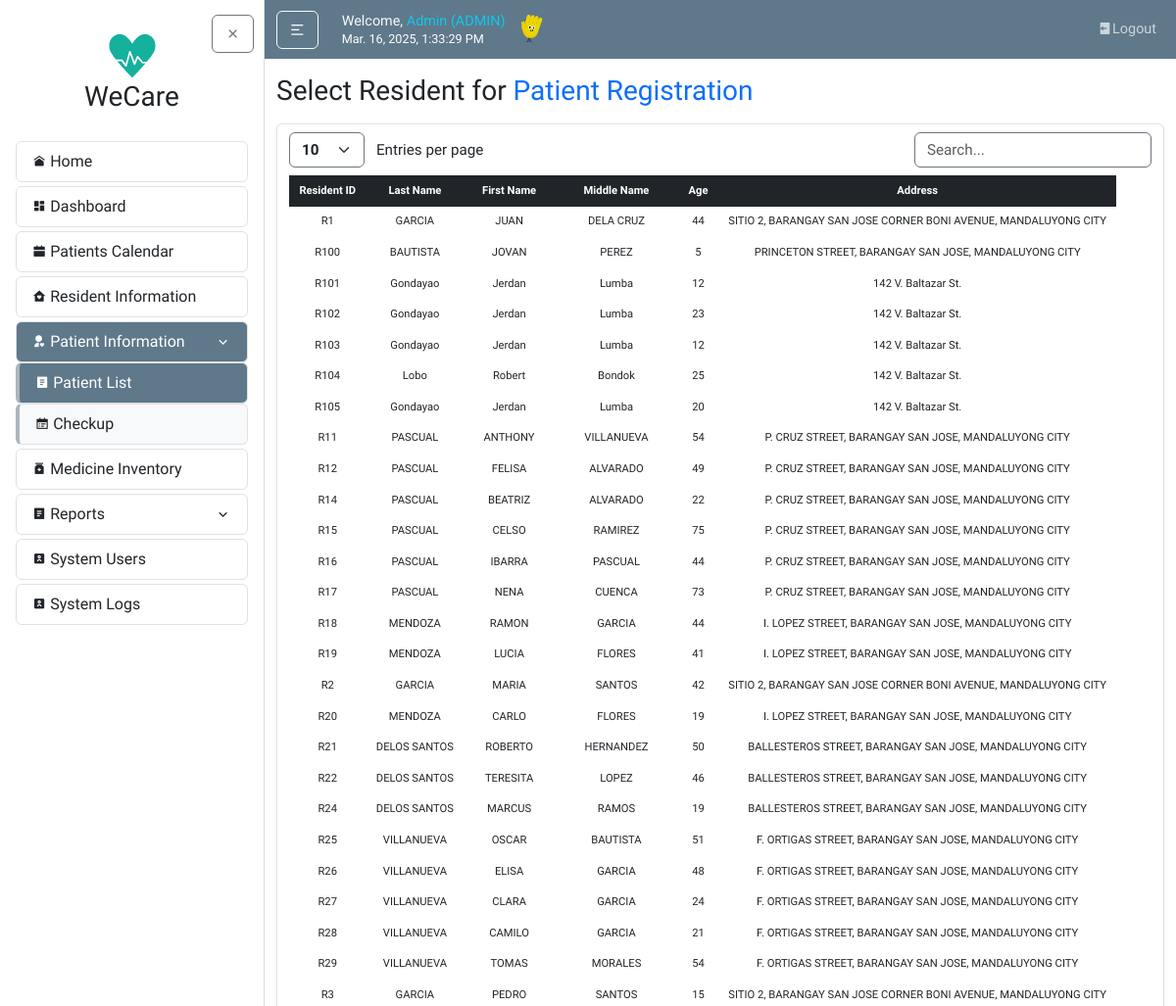
Page /patients/select/ (signed in, upper part) on the earlier database version.
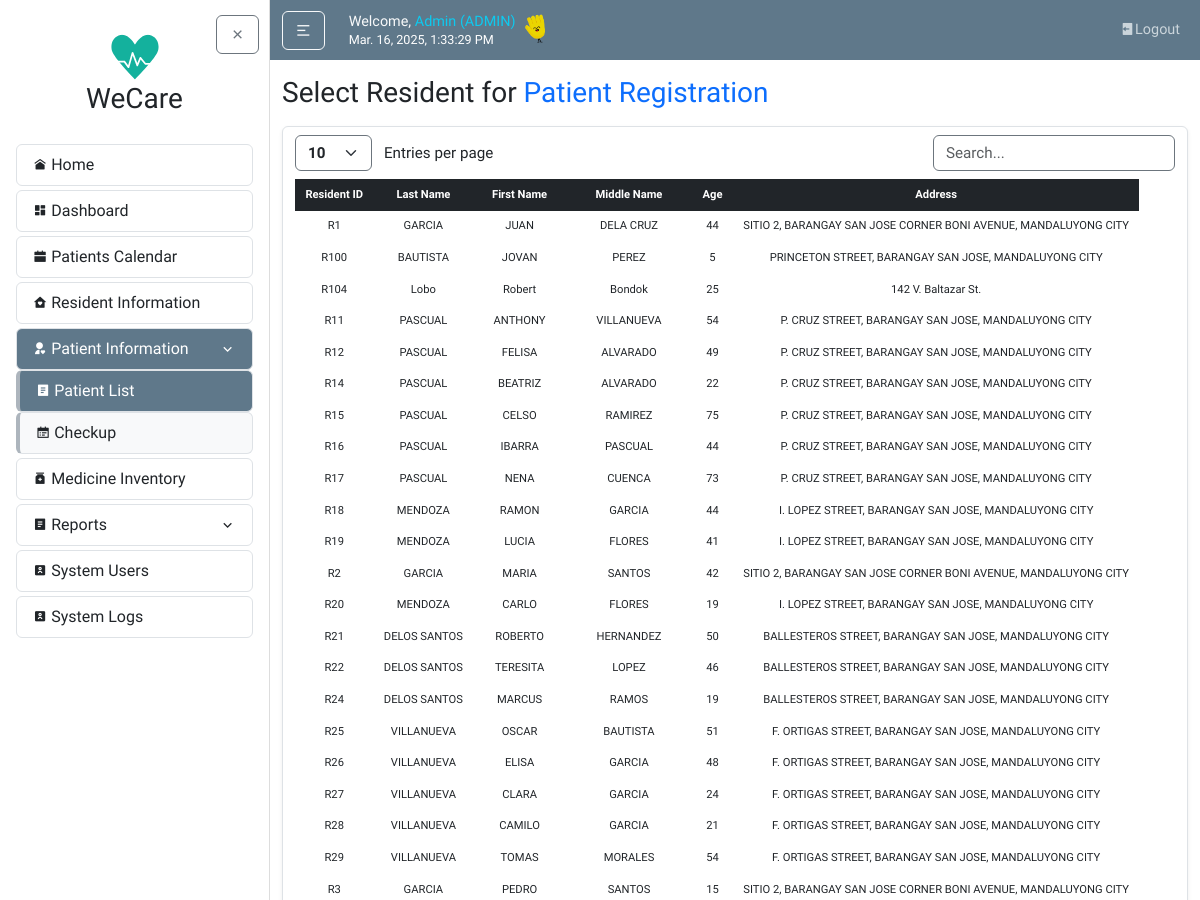
Same page on the later database version.
### residentInfo/models.py (models this page shows, shortened)
class Resident(models.Model):
    id = models.CharField(max_length=10, primary_key=True, editable=False)
    family = models.ForeignKey(Family, on_delete=models.CASCADE, related_name='residents', null=True)
    last_name = models.CharField(max_length=100, default="--")
    first_name = models.CharField(max_length=100, default="--")
    middle_name = models.CharField(max_length=100, blank=True, null=True, default="--")
    relationship_to_head = models.CharField(max_length=50, default="--")
    birthdate = models.DateField(default=datetime.date(2000, 1, 1))
    age = models.PositiveIntegerField(default=0)
    civil_status = models.CharField(max_length=50, default="--")
    gender = models.CharField(max_length=20, choices=GENDER_CHOICES, default="Male")
    category = models.CharField(max_length=20, choices=CATEGORY_CHOICES, default='N/A')
    present_address = models.CharField(max_length=255, default="--")
    contact_number = models.CharField(max_length=20, default="--")
    date_updated = models.DateTimeField(auto_now=True)

### users/decorators.py (the view)
        def wrapper(request, *args, **kwargs):
            try:
                profile = request.user.userprofile
                if profile.userrole == 'ADMIN' or profile.userrole in allowed_roles:
                    return view_func(request, *args, **kwargs)
                else:
                    messages.warning(
                        request,
                        f"You don't have permission to access the {module_name} module."
                    )
                    return redirect('home')
            except UserProfile.DoesNotExist:
                messages.warning(
                    request,
                    f"Complete your profile to access the {module_name} module."
                )
                return redirect('home')

### patientInfo/views.py (called while the page is built)
@login_required
@role_required(['BHW'], 'Select patient on the Patient Information')
def patient_select(request):
    available_residents = Resident.objects.filter(patient__isnull=True).order_by('id')
    return render(request, 'patientInfo/patient_select.html', {'available_residents': available_residents})

### patientInfo/templates/patientInfo/patient_select.html (shortened to what this page needs)
{% extends "home/layout.html" %}
{% load static %}
{% block style %}
  <link rel="stylesheet" href="{% static 'residentInfo/main.css' %}">
{% endblock style %}
{% block body %}
<h3 class="mb-3">Select Resident for <span class="text-primary">Patient Registration</span></h3>
<article class="content-section border rounded p-0 shadow-sm">
  <div class="container">
    <div class="row mt-2">
        <div class="col-auto">
          <select id="customEntries" class="form-select d-inline w-auto border-secondary fw-bold" style="font-size: calc(0.8rem + 0.2vw); cursor: pointer; vertical-align: middle;">
            <option value="10">10</option>
          </select>
          <span class="d-inline ms-2" style="font-size: calc(0.8rem + 0.2vw); vertical-align: middle;">Entries per page</span>
        </div>
        <div class="col-auto ms-auto">
          <input type="text" id="searchBar" class="form-control d-inline w-auto border-secondary" placeholder="Search..." style="font-size: calc(0.8rem + 0.2vw); vertical-align: middle;">
        </div>
      </div>
    <div class="table-responsive mt-2">
      <table id="dataTable" class="text-center projectTables">
        <thead class="table-dark">
          <tr>
            <th class="text-center">Resident ID</th>
            <th class="text-center">Last Name</th>
            <th class="text-center">First Name</th>
            <th class="text-center">Middle Name</th>
            <th class="text-center">Age</th>
            <th class="text-center">Address</th>
          </tr>
        </thead>
        <tbody>
          {% for resident in available_residents %}
          <tr class="clickable-row" data-href="{% url 'patient-create-details' resident.id %}">
            <td class="text-center">{{ resident.id }}</td>
            <td class="text-center">{{ resident.last_name }}</td>
            <td class="text-center">{{ resident.first_name }}</td>
            <td class="text-center">{{ resident.middle_name }}</td>
            <td class="text-center">{{ resident.age }}</td>
            <td class="text-center">{{ resident.present_address }}</td>
          </tr>
          {% endfor %}
        </tbody>
      </table>
    </div>
  </div>
</article>
{% endblock body %}

Differences in the rows shown:
removed Resident: id "R101", last_name "Gondayao", first_name "Jerdan", middle_name "Lumba", age "12", present_address "142 V. Baltazar St."
removed Resident: id "R102", last_name "Gondayao", first_name "Jerdan", middle_name "Lumba", age "23", present_address "142 V. Baltazar St."
removed Resident: id "R103", last_name "Gondayao", first_name "Jerdan", middle_name "Lumba", age "12", present_address "142 V. Baltazar St."
removed Resident: id "R105", last_name "Gondayao", first_name "Jerdan", middle_name "Lumba", age "20", present_address "142 V. Baltazar St."
